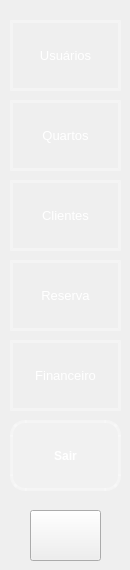
     <widget class="QWidget" name="stackedWidgetPage1">
      <widget class="QToolButton" name="bttn_user">
       <property name="enabled">
        <bool>true</bool>
       </property>
       <property name="geometry">
        <rect>
         <x>10</x>
         <y>20</y>
         <width>111</width>
         <height>71</height>
        </rect>
       </property>
       <property name="sizePolicy">
        <sizepolicy hsizetype="Preferred" vsizetype="Preferred">
         <horstretch>0</horstretch>
         <verstretch>0</verstretch>
        </sizepolicy>
       </property>
       <property name="font">
        <font>
         <pointsize>10</pointsize>
        </font>
       </property>
       <property name="layoutDirection">
        <enum>Qt::LeftToRight</enum>
       </property>
       <property name="autoFillBackground">
        <bool>false</bool>
       </property>
       <property name="styleSheet">
        <string notr="true">QToolButton {
    background-color: rgba(0,0,0,0);
    border: 3px solid rgba(255, 255, 255, 0.3); /* Borda branca translúcida */
    color:  rgba(255, 255, 255,255); 
}

QToolButton:hover {
     background-color: rgba(255, 255, 255, 30);
    border-color: rgba(255, 255, 255,255); 
}

QToolButton:pressed {
    background-color: #A0B2C8; /* Azul acinzentado */
border-color: #003366; /* Azul escuro */
color:#003366;
}
</string>
       </property>
       <property name="text">
        <string>Usuários</string>
       </property>
       <property name="icon">
        <iconset>
         <normaloff>../Icones/group_24dp_E3E3E3_FILL0_wght400_GRAD0_opsz24.png</normaloff>../Icones/group_24dp_E3E3E3_FILL0_wght400_GRAD0_opsz24.png</iconset>
       </property>
       <property name="iconSize">
        <size>
         <width>32</width>
         <height>32</height>
        </size>
       </property>
       <property name="shortcut">
        <string/>
       </property>
       <property name="toolButtonStyle">
        <enum>Qt::ToolButtonTextUnderIcon</enum>
       </property>
      </widget>
      <widget class="QToolButton" name="bttn_rooms">
       <property name="geometry">
        <rect>
         <x>10</x>
         <y>100</y>
         <width>111</width>
         <height>71</height>
        </rect>
       </property>
       <property name="sizePolicy">
        <sizepolicy hsizetype="Preferred" vsizetype="Preferred">
         <horstretch>0</horstretch>
         <verstretch>0</verstretch>
        </sizepolicy>
       </property>
       <property name="font">
        <font>
         <pointsize>10</pointsize>
        </font>
       </property>
       <property name="toolTipDuration">
        <number>-1</number>
       </property>
       <property name="layoutDirection">
        <enum>Qt::LeftToRight</enum>
       </property>
       <property name="styleSheet">
        <string notr="true">QToolButton {
    background-color: rgba(0,0,0,0);
    border: 3px solid rgba(255, 255, 255, 0.3); /* Borda branca translúcida */
    color:  rgba(255, 255, 255,255); 
}

QToolButton:hover {
     background-color: rgba(255, 255, 255, 30);
    border-color: rgba(255, 255, 255,255); 
}

QToolButton:pressed {
    background-color: #A0B2C8; /* Azul acinzentado */
border-color: #003366; /* Azul escuro */
color:#003366;
}
</string>
       </property>
       <property name="text">
        <string>Quartos</string>
       </property>
       <property name="icon">
        <iconset>
         <normaloff>../Icones/night_shelter_24dp_E3E3E3_FILL0_wght400_GRAD0_opsz24.png</normaloff>../Icones/night_shelter_24dp_E3E3E3_FILL0_wght400_GRAD0_opsz24.png</iconset>
       </property>
       <property name="iconSize">
        <size>
         <width>32</width>
         <height>32</height>
        </size>
       </property>
       <property name="toolButtonStyle">
        <enum>Qt::ToolButtonTextUnderIcon</enum>
       </property>
      </widget>
      <widget class="QToolButton" name="bttn_client">
       <property name="geometry">
        <rect>
         <x>10</x>
         <y>180</y>
         <width>111</width>
         <height>71</height>
        </rect>
       </property>
       <property name="sizePolicy">
        <sizepolicy hsizetype="Preferred" vsizetype="Preferred">
         <horstretch>0</horstretch>
         <verstretch>0</verstretch>
        </sizepolicy>
       </property>
       <property name="font">
        <font>
         <pointsize>10</pointsize>
        </font>
       </property>
       <property name="styleSheet">
        <string notr="true">QToolButton {
    background-color: rgba(0,0,0,0);
    border: 3px solid rgba(255, 255, 255, 0.3); /* Borda branca translúcida */
    color:  rgba(255, 255, 255,255); 
}

QToolButton:hover {
     background-color: rgba(255, 255, 255, 30);
    border-color: rgba(255, 255, 255,255); 
}

QToolButton:pressed {
    background-color: #A0B2C8; /* Azul acinzentado */
border-color: #003366; /* Azul escuro */
color:#003366;
}
</string>
       </property>
       <property name="text">
        <string>Clientes</string>
       </property>
       <property name="icon">
        <iconset>
         <normaloff>../Icones/person_24dp_E3E3E3_FILL0_wght400_GRAD0_opsz24.png</normaloff>../Icones/person_24dp_E3E3E3_FILL0_wght400_GRAD0_opsz24.png</iconset>
       </property>
       <property name="iconSize">
        <size>
         <width>32</width>
         <height>32</height>
        </size>
       </property>
       <property name="toolButtonStyle">
        <enum>Qt::ToolButtonTextUnderIcon</enum>
       </property>
      </widget>
      <widget class="QToolButton" name="bttn_reserva">
       <property name="geometry">
        <rect>
         <x>10</x>
         <y>260</y>
         <width>111</width>
         <height>71</height>
        </rect>
       </property>
       <property name="sizePolicy">
        <sizepolicy hsizetype="Preferred" vsizetype="Preferred">
         <horstretch>0</horstretch>
         <verstretch>0</verstretch>
        </sizepolicy>
       </property>
       <property name="font">
        <font>
         <pointsize>10</pointsize>
        </font>
       </property>
       <property name="styleSheet">
        <string notr="true">QToolButton {
    background-color: rgba(0,0,0,0);
    border: 3px solid rgba(255, 255, 255, 0.3); /* Borda branca translúcida */
    color:  rgba(255, 255, 255,255); 
}

QToolButton:hover {
     background-color: rgba(255, 255, 255, 30);
    border-color: rgba(255, 255, 255,255); 
}

QToolButton:pressed {
    background-color: #A0B2C8; /* Azul acinzentado */
border-color: #003366; /* Azul escuro */
color:#003366;
}
</string>
       </property>
       <property name="text">
        <string>Reserva</string>
       </property>
       <property name="icon">
        <iconset>
         <normaloff>../Icones/location_home_24dp_E3E3E3_FILL0_wght400_GRAD0_opsz24.png</normaloff>../Icones/location_home_24dp_E3E3E3_FILL0_wght400_GRAD0_opsz24.png</iconset>
       </property>
       <property name="iconSize">
        <size>
         <width>32</width>
         <height>32</height>
        </size>
       </property>
       <property name="toolButtonStyle">
        <enum>Qt::ToolButtonTextUnderIcon</enum>
       </property>
      </widget>
      <widget class="QToolButton" name="bttn_financial">
       <property name="geometry">
        <rect>
         <x>10</x>
         <y>340</y>
         <width>111</width>
         <height>71</height>
        </rect>
       </property>
       <property name="sizePolicy">
        <sizepolicy hsizetype="Preferred" vsizetype="Preferred">
         <horstretch>0</horstretch>
         <verstretch>0</verstretch>
        </sizepolicy>
       </property>
       <property name="font">
        <font>
         <pointsize>10</pointsize>
        </font>
       </property>
       <property name="styleSheet">
        <string notr="true">QToolButton {
    background-color: rgba(0,0,0,0);
    border: 3px solid rgba(255, 255, 255, 0.3); /* Borda branca translúcida */
    color:  rgba(255, 255, 255,255); 
}

QToolButton:hover {
     background-color: rgba(255, 255, 255, 30);
    border-color: rgba(255, 255, 255,255); 
}

QToolButton:pressed {
    background-color: #A0B2C8; /* Azul acinzentado */
border-color: #003366; /* Azul escuro */
color:#003366;
}
</string>
       </property>
       <property name="text">
        <string>Financeiro</string>
       </property>
       <property name="icon">
        <iconset>
         <normaloff>../Icones/paid_24dp_E3E3E3_FILL0_wght400_GRAD0_opsz24.png</normaloff>../Icones/paid_24dp_E3E3E3_FILL0_wght400_GRAD0_opsz24.png</iconset>
       </property>
       <property name="iconSize">
        <size>
         <width>32</width>
         <height>32</height>
        </size>
       </property>
       <property name="toolButtonStyle">
        <enum>Qt::ToolButtonTextUnderIcon</enum>
       </property>
      </widget>
      <widget class="QPushButton" name="bttn_chatbot">
       <property name="geometry">
        <rect>
         <x>30</x>
         <y>510</y>
         <width>71</width>
         <height>51</height>
        </rect>
       </property>
       <property name="font">
        <font>
         <pointsize>12</pointsize>
         <weight>75</weight>
         <bold>true</bold>
        </font>
       </property>
       <property name="text">
        <string/>
       </property>
       <property name="icon">
        <iconset>
         <normaloff>../Icones/smart_toy_24dp_E3E3E3_FILL0_wght400_GRAD0_opsz24.png</normaloff>../Icones/smart_toy_24dp_E3E3E3_FILL0_wght400_GRAD0_opsz24.png</iconset>
       </property>
       <property name="iconSize">
        <size>
         <width>32</width>
         <height>32</height>
        </size>
       </property>
      </widget>
      <widget class="QToolButton" name="toolButton_2">
       <property name="geometry">
        <rect>
         <x>10</x>
         <y>420</y>
         <width>111</width>
         <height>71</height>
        </rect>
       </property>
       <property name="layoutDirection">
        <enum>Qt::LeftToRight</enum>
       </property>
       <property name="styleSheet">
        <string notr="true">QToolButton {
    background-color: rgba(255, 255, 255, 30); /* Transparente padrão */
    border: 3px solid rgba(255, 255, 255, 80);
    border-radius: 15px;
    color: white;
    font-weight: bold;
    padding: 5px; /* Adicionado para melhor espaçamento */
    min-width: 80px; /* Largura mínima recomendada */
}

QToolButton:hover {
    background-color: rgba(255, 255, 255, 50); /* Leve destaque ao passar o mouse */
    border: 3px solid rgba(255, 255, 255, 120);
}

QToolButton:pressed {
    background-color: rgba(255, 0, 0, 100); /* Vermelho translúcido */
    border: 3px solid rgba(255, 0, 0, 150);
    color: #003366;
}

/* Estilo adicional para ícones (opcional) */
QToolButton::menu-indicator {
    image: none; /* Remove o indicador de menu padrão */
}

QToolButton::menu-button {
    border: none; /* Remove borda do botão de menu */
}
</string>
       </property>
       <property name="text">
        <string>Sair</string>
       </property>
       <property name="icon">
        <iconset>
         <normaloff>../Icones/power_settings_new_40dp_FFFFFF_FILL0_wght400_GRAD0_opsz40.png</normaloff>../Icones/power_settings_new_40dp_FFFFFF_FILL0_wght400_GRAD0_opsz40.png</iconset>
       </property>
       <property name="iconSize">
        <size>
         <width>32</width>
         <height>32</height>
        </size>
       </property>
       <property name="toolButtonStyle">
        <enum>Qt::ToolButtonTextUnderIcon</enum>
       </property>
      </widget>
     </widget>
